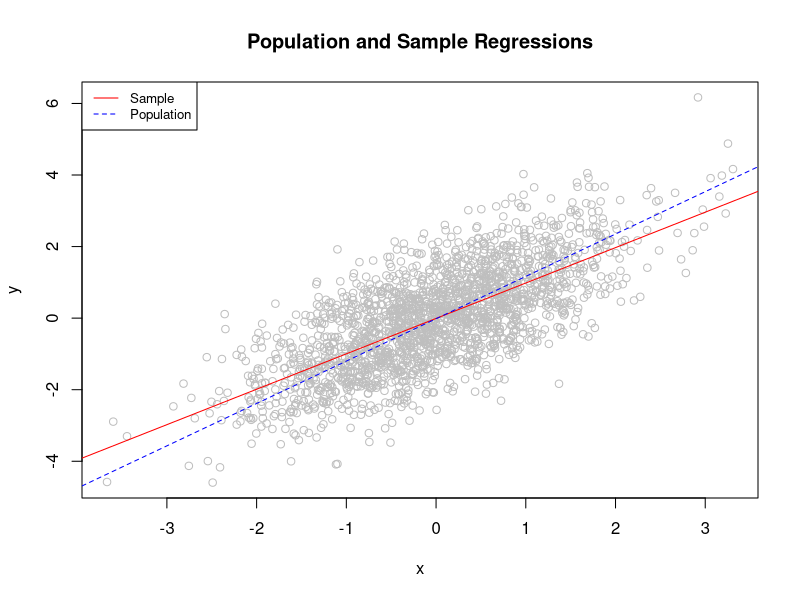
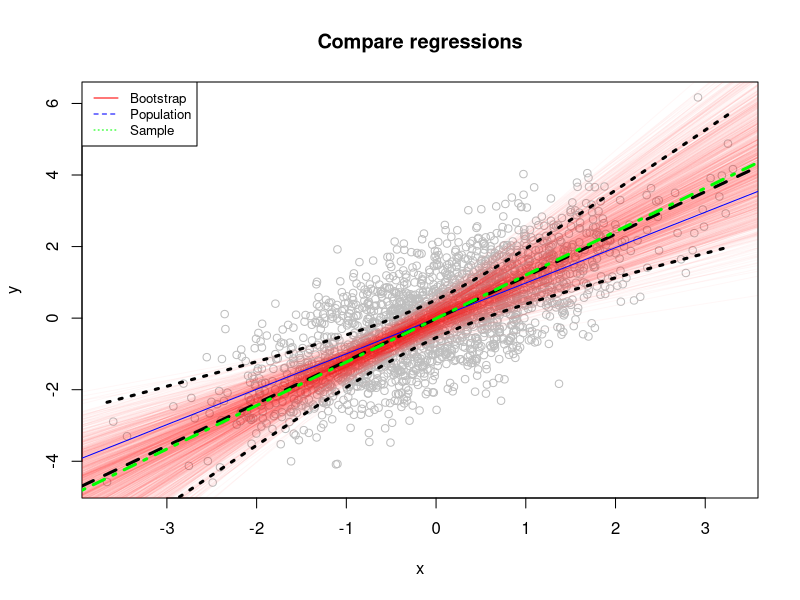

Write R code to recreate these figures, in order.
## ---- chunk 1
knitr::opts_chunk$set(echo = TRUE)
## ---- chunk 2
set.seed(22)

n <- 2000
x <- rnorm(n)
y <- x + rnorm(n)
## ---- chunk 3
 population_data <- as.data.frame(cbind(x,y))
 sample_data <- population_data[sample(nrow(population_data),20, replace = TRUE),]
## ---- chunk 4
population_model <- lm(y ~ x, population_data)
summary(population_model)
sample_model <- lm(y~x, data = sample_data)
summary(sample_model)
## ---- chunk 5
plot(y ~ x, col = "gray", main = 'Population and Sample Regressions')
abline(coef(population_model)[1], coef(population_model)[2], col = "red")
abline(coef(sample_model)[1],
       coef(sample_model)[2],
       col = "blue",
       lty = 2)
legend(
  "topleft",
  legend = c("Sample", "Population"),
  col = c("red", "blue"),
  lty = 1:2,
  cex = 0.8)
## ---- chunk 6
sample_coef_intercept <- NULL
sample_coef_x1 <- NULL

for (i in 1:1000) {
  sample_d = sample_data[sample(1:nrow(sample_data), nrow(sample_data), replace = TRUE), ]
  
  model_bootstrap <- lm(y ~ x, data = sample_d)
  
  sample_coef_intercept <-
    c(sample_coef_intercept, model_bootstrap$coefficients[1])
  
  sample_coef_x1 <-
    c(sample_coef_x1, model_bootstrap$coefficients[2])
}

coefs <- rbind(sample_coef_intercept, sample_coef_x1)



## ---- chunk 7
new.data = seq(min(x), max(x), by = 0.05)
conf_interval <-
  predict(
    sample_model,
    newdata = data.frame(x = new.data),
    interval = "confidence",
    level = 0.95)
## ---- chunk 8
plot(
  y ~ x,
  col = "gray",
  xlab = "x",
  ylab = "y",
  main = "Compare regressions")
apply(coefs, 2, abline, col = rgb(1, 0, 0, 0.03))
abline(coef(population_model)[1], coef(population_model)[2], col = "blue")
abline(coef(sample_model)[1],
       coef(sample_model)[2],
       col = "black",
       lty = 2, lwd=3)
abline(mean(sample_coef_intercept),
       mean(sample_coef_x1),
       col = "green",
       lty = 4, lwd=3)
lines(new.data, conf_interval[, 2], col = "black", lty = 3, lwd=3)
lines(new.data, conf_interval[, 3], col = "black", lty = 3, lwd=3)
legend("topleft",
       legend = c("Bootstrap", "Population", 'Sample'),
       col = c("red", "blue", 'green'),
       lty = 1:3,
       cex = 0.8)
